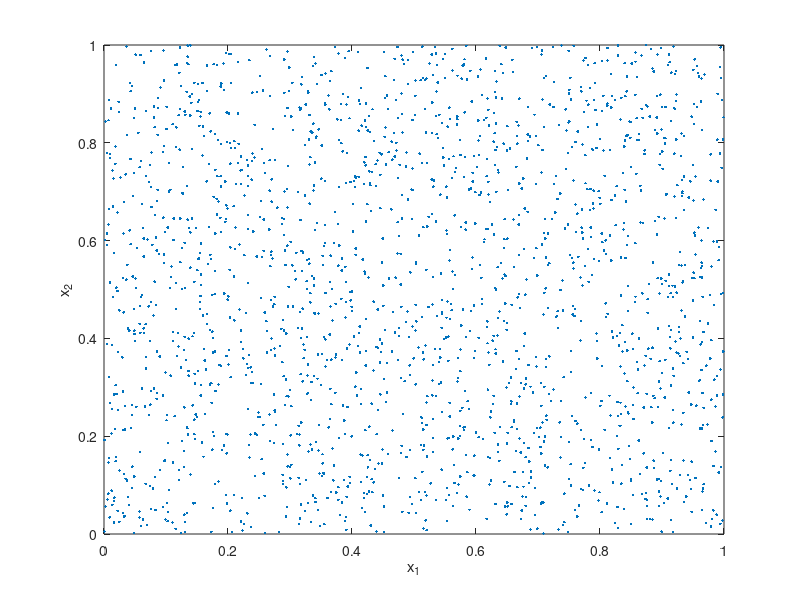
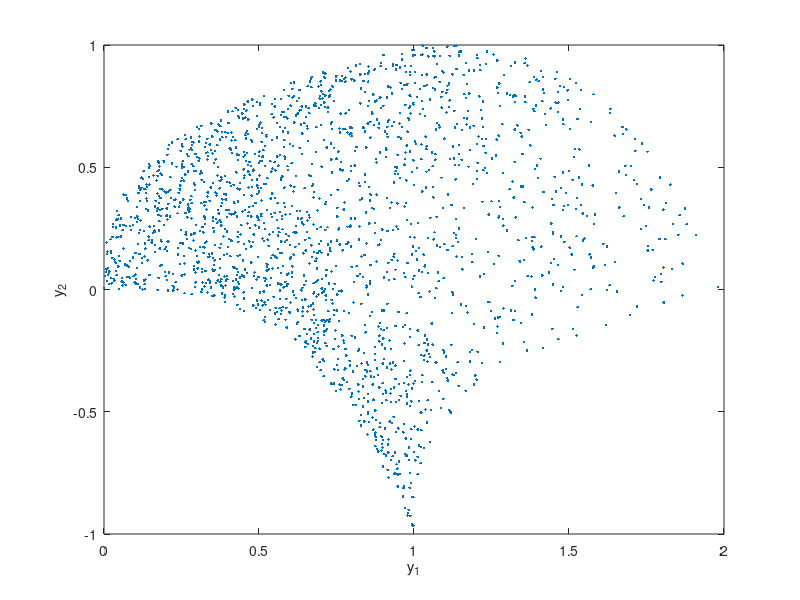

Source code (MATLAB) for these figures, in order: (Note: this script raises an error after producing the figures.)
% this code simulates the data from "Non LInear INdependent Component
% Analysis"

clear all
close all

res = '-r300';
fmt = '-djpeg';

rng(321);

%% define parameters

% number of data points
N = 2000;

% dimension
dim = 2;

% number of points in each cloud
Nc = 200;

% dt for clouds
dt1 = 0.01;

%% do simulations

x = rand(N, dim);

f = @(x) [x(:,1)+x(:,2).^3 x(:,2)-x(:,1).^3];
y = f(x);

%% plot results

figure;
plot(x(:,1),x(:,2),'.')
xlabel('x_1')
ylabel('x_2')
print('xdata', fmt, res)

figure;
plot(y(:,1),y(:,2),'.')
xlabel('y_1')
ylabel('y_2')
print('ydata', fmt, res)

%% calculate clouds

xclouds = sqrt(dt1) * randn(Nc, dim, N);
for i=1:N
    xclouds(:,:,i) = repmat(x(i,:), Nc, 1) + xclouds(:,:,i);
end
ind = find(xclouds > 1);
xclouds(ind) = 2 - xclouds(ind);
ind = find(xclouds < 0);
xclouds(ind) = -xclouds(ind);

yclouds = zeros(size(xclouds));
for i=1:N
    yclouds(:,:,i) = f(xclouds(:,:,i));
end

%% calculate inverse covariances
[inv_c, ~, ranks] = covariances2(yclouds, dim);
inv_c = inv_c * dt1;

%% NIV
if size(y,1) > 4000
    disp('Too much data; NIV will fail')
    return
end
neigs = 10;
eps = 2*0.005;
%eps = 0;
[V, D, ~] = NIV(y, inv_c, eps, neigs, 0);
V = decouple_dmaps(V);

figure;
scatter(x(:,1),x(:,2),200,V(:,2),'.')
xlabel('x_1')
ylabel('x_2')
print('xdata_colored_NIV1', fmt, res)

figure;
scatter(x(:,1),x(:,2),200,V(:,3),'.')
xlabel('x_1')
ylabel('x_2')
print('xdata_colored_NIV2', fmt, res)

figure;
plot(V(:,2),V(:,3),'.')
xlabel('\phi_2')
ylabel('\phi_3')
print('embedding_niv', fmt, res)

figure;
bar(-2*log(diag(D))/(pi^2 * eps/2))

 
%% dmaps
W = squareform(pdist(y)).^2;
[V, D] = dmaps(W, median(W(:)), neigs);
V = decouple_dmaps(V);

figure;
scatter(x(:,1),x(:,2),200,V(:,2),'.')
print('xdata_colored_DMAPS1', fmt, res)

figure;
scatter(x(:,1),x(:,2),200,V(:,3),'.')
print('xdata_colored_DMAPS2', fmt, res)

figure;
plot(V(:,2),V(:,3),'.')
xlabel('\phi_2')
ylabel('\phi_3')
print('embedding_dmaps', fmt, res)

figure;
bar(-2*log(diag(D))/(pi^2 * eps/2))

%% do simulation with noise
dim = 3;
dt2 = dt1 / 100;

z = [y zeros(N, 1)];

zclouds = dt2 * randn(Nc, dim, N);
for i=1:N
    zclouds(:,1:2,i) = zclouds(:,1:2,i) + yclouds(:,:,i);
end


% calculate inverse covariances
[inv_c, ~, ranks] = covariances2(zclouds, dim);
inv_c = inv_c * dt1;

% NIV
if size(z,1) > 4000
    disp('Too much data; NIV will fail')
    return
end

[V, D, ~] = NIV(z, inv_c, eps, neigs, 0);
V = decouple_dmaps(V);

figure;
scatter(x(:,1),x(:,2),200,V(:,2),'.')
xlabel('x_1')
ylabel('x_2')
print('xdata_noise1_colored_NIV1', fmt, res)

figure;
scatter(x(:,1),x(:,2),200,V(:,3),'.')
xlabel('x_1')
ylabel('x_2')
print('xdata_noise1_colored_NIV2', fmt, res)

figure;
plot(V(:,2),V(:,3),'.')
xlabel('\phi_2')
ylabel('\phi_3')
print('embedding_noise1', fmt, res)

figure;
bar(-2*log(diag(D))/(pi^2 * eps/2))


%% do simulation with noise

dt2 = dt1 * 100;

z = [y zeros(N, 1)];

zclouds = dt2 * randn(Nc, dim, N);
for i=1:N
    zclouds(:,1:2,i) = zclouds(:,1:2,i) + yclouds(:,:,i);
end

% calculate inverse covariances
[inv_c, ~, ranks] = covariances2(zclouds, dim);
inv_c = inv_c * dt1;

% NIV
if size(z,1) > 4000
    disp('Too much data; NIV will fail')
    return
end

[V, D, ~] = NIV(z, inv_c, eps, neigs, 0);
V = decouple_dmaps(V);

figure;
scatter(x(:,1),x(:,2),200,V(:,2),'.')
xlabel('x_1')
ylabel('x_2')
print('xdata_noise2_colored_NIV1', fmt, res)

figure;
scatter(x(:,1),x(:,2),200,V(:,3),'.')
xlabel('x_1')
ylabel('x_2')
print('xdata_noise2_colored_NIV2', fmt, res)

figure;
plot(V(:,2),V(:,3),'.')
xlabel('\phi_2')
ylabel('\phi_3')
print('embedding_noise2', fmt, res)

figure;
bar(-2*log(diag(D))/(pi^2 * eps/2))

